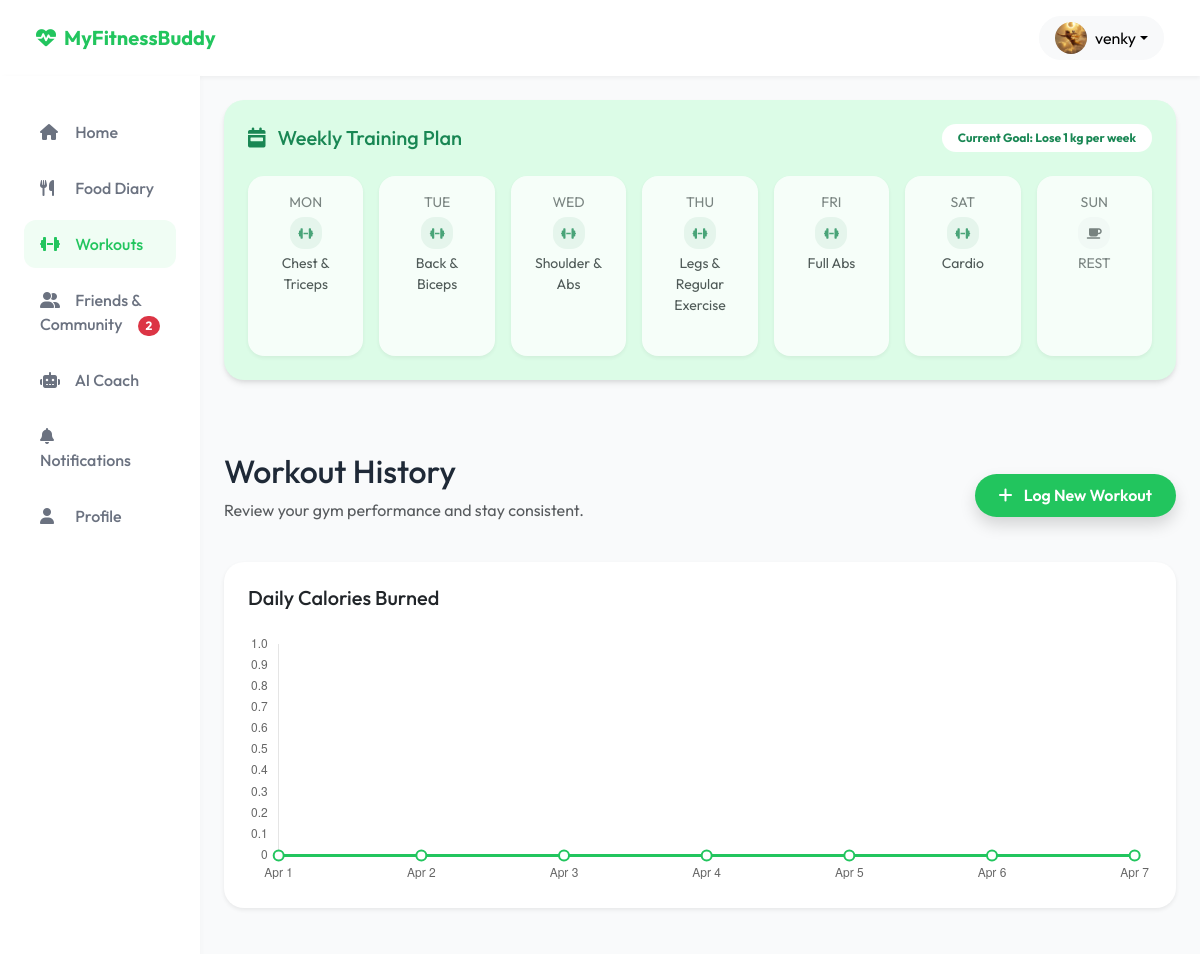
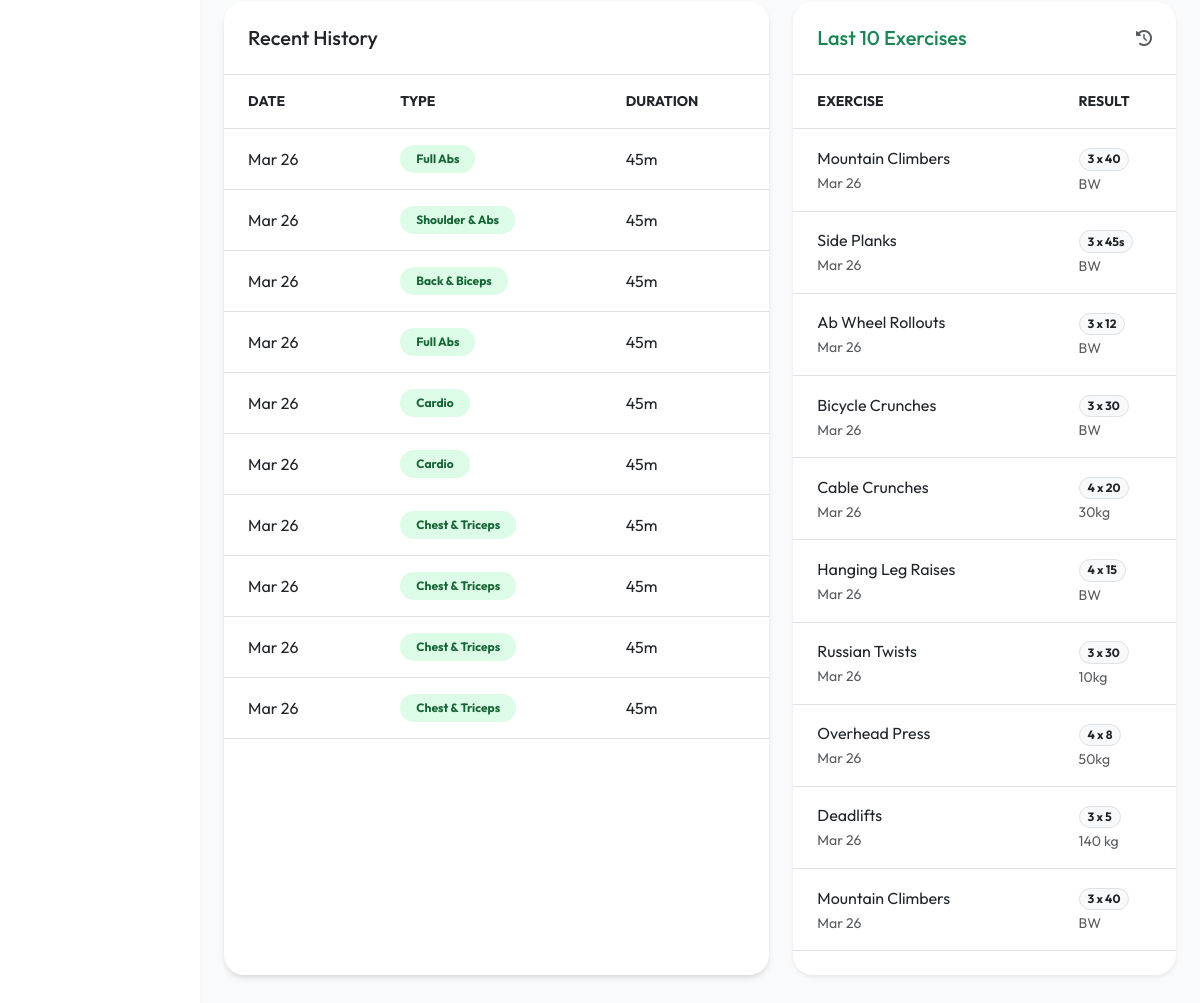
The app's page /workout/ (signed in), older data (2 pictures, top to bottom).
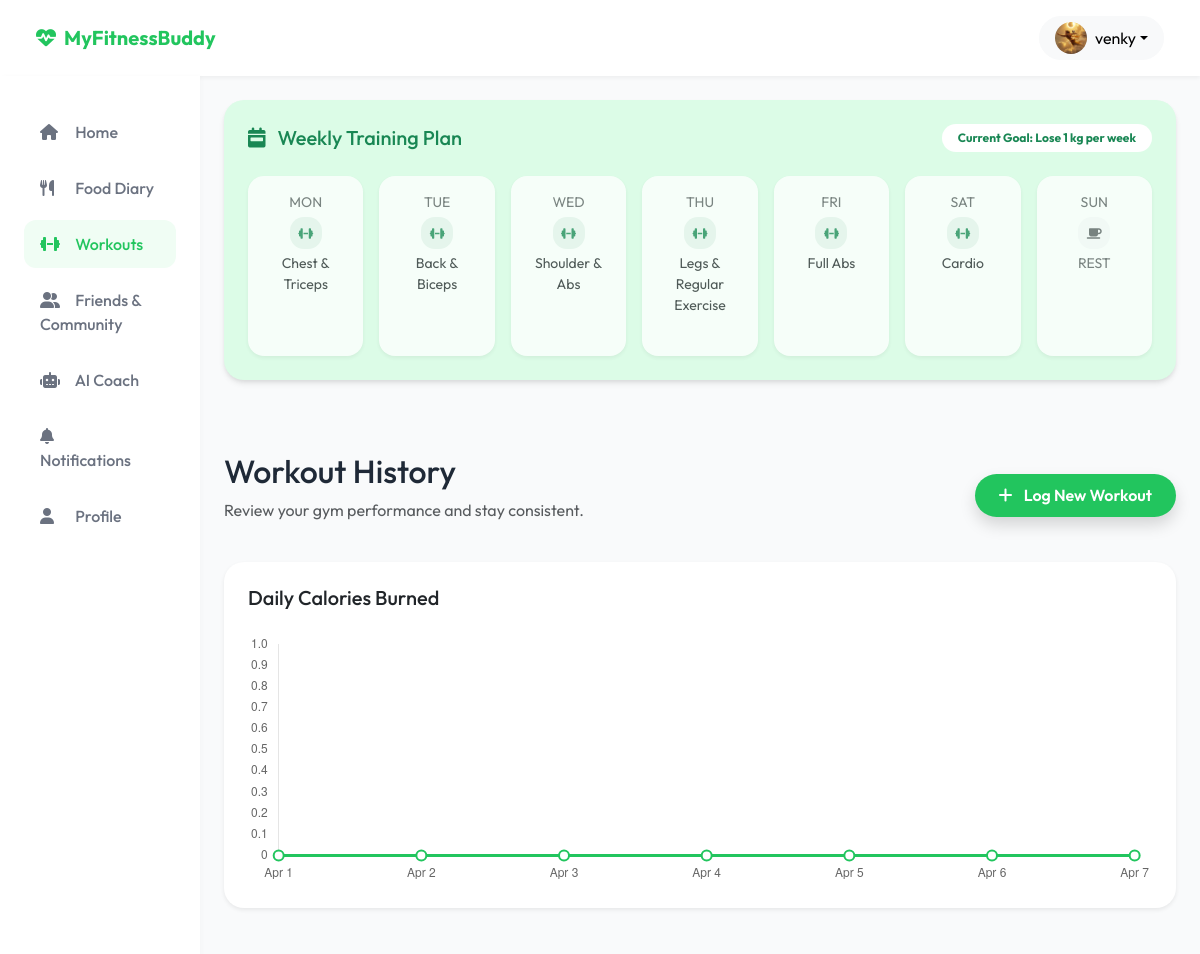
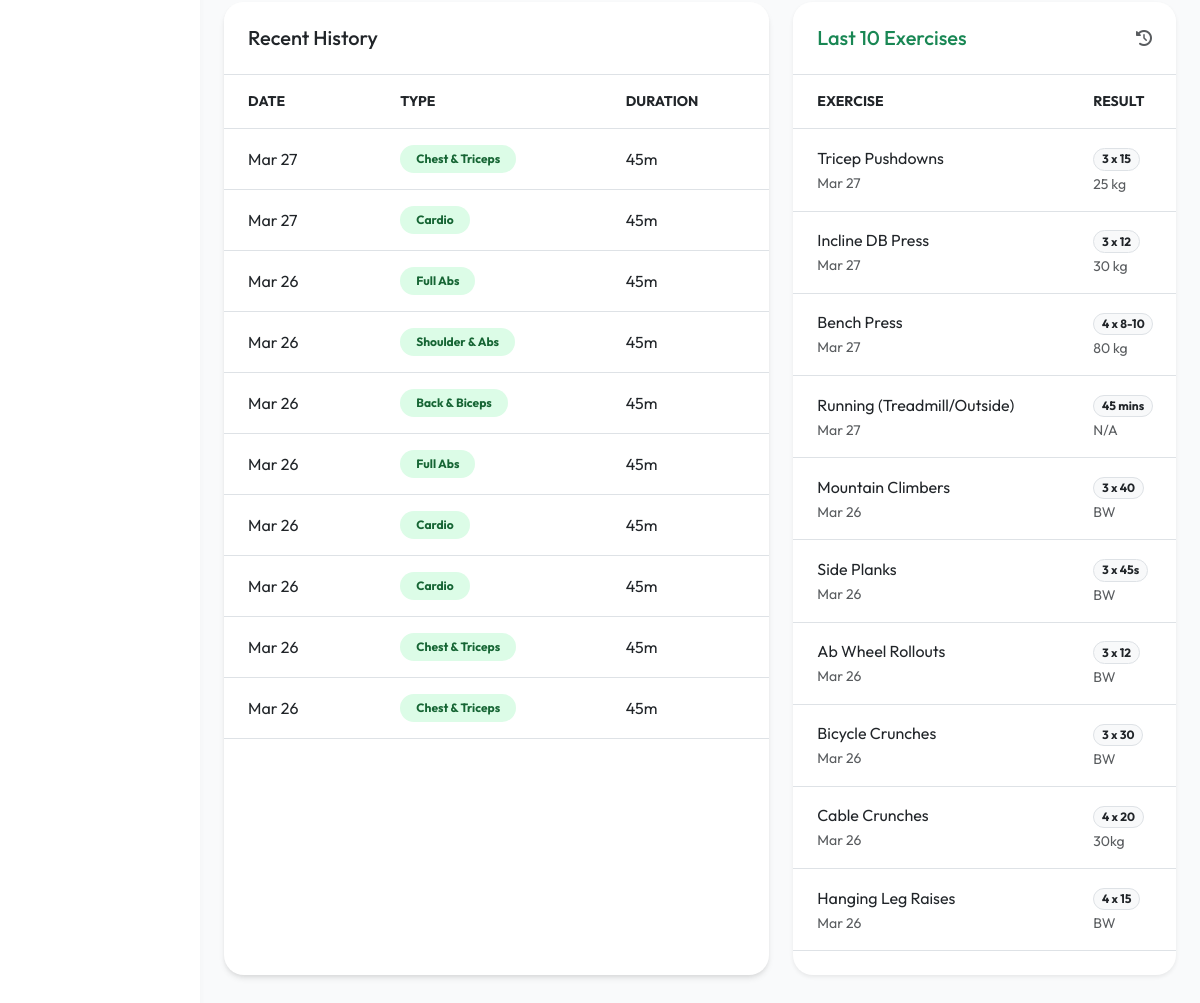
The same page, newer data (2 pictures, top to bottom).
### diary/models.py (models this page shows, shortened)
class UserWeeklySchedule(models.Model):
    DAYS_OF_WEEK = [
        (0, 'Monday'),
        (1, 'Tuesday'),
        (2, 'Wednesday'),
        (3, 'Thursday'),
        (4, 'Friday'),
        (5, 'Saturday'),
        (6, 'Sunday'),
    ]
    user = models.ForeignKey(settings.AUTH_USER_MODEL, on_delete=models.CASCADE, related_name='weekly_schedules')
    day_of_week = models.IntegerField(choices=DAYS_OF_WEEK)
    template = models.ForeignKey(WorkoutTemplate, on_delete=models.SET_NULL, null=True, blank=True)
    is_rest_day = models.BooleanField(default=False)
    class Meta:
        unique_together = ('user', 'day_of_week')
        ordering = ['day_of_week']

class WorkoutTemplate(models.Model):
    name = models.CharField(max_length=100)
    description = models.TextField(blank=True)
    created_at = models.DateTimeField(auto_now_add=True)

class WorkoutLog(models.Model):
    user = models.ForeignKey(settings.AUTH_USER_MODEL, on_delete=models.CASCADE, related_name='workout_logs')
    date = models.DateField(default=timezone.now)
    workout_type = models.CharField(max_length=100)
    calories_burned = models.IntegerField(default=0)
    duration_minutes = models.IntegerField(default=0)
    created_at = models.DateTimeField(auto_now_add=True)

class ExerciseLogEntry(models.Model):
    workout = models.ForeignKey(WorkoutLog, on_delete=models.CASCADE, related_name='exercises')
    name = models.CharField(max_length=255)
    sets_reps = models.CharField(max_length=100)
    weight = models.CharField(max_length=100)
    is_completed = models.BooleanField(default=False)

### web/views.py (the view)
# urls.py: path('workout/', views.workout_view, name='workout'),
@login_required(login_url='login')
def workout_view(request):
    from web.forms import WorkoutLogForm
    from diary.models import WorkoutLog, ExerciseLogEntry, UserWeeklySchedule
    from users.models import DailyStats
    import json
    from django.utils import timezone
    if request.method == 'POST':
        form = WorkoutLogForm(request.POST)
        if form.is_valid():
            workout = form.save(commit=False)
            workout.user = request.user
            workout.save()
            stats, _ = DailyStats.objects.get_or_create(userid=request.user, date=workout.date)
            stats.save()
            profile = getattr(request.user, 'profile', None)
            if profile:
                profile.workouts_completed += 1
                profile.add_xp(50)
                profile.save()
            messages.success(request, "Workout logged successfully!")
            return redirect('workout')
        else:
            print(f"DEBUG: Form Errors: {form.errors}")
            if 'workout_type' in request.POST and 'exercises_list' in request.POST:
                print("DEBUG: Attempting manual save for session...")
                workout_date = request.POST.get('date') or timezone.now().date()
                workout = WorkoutLog.objects.create(
                    user=request.user,
                    date=workout_date,
                    workout_type=request.POST.get('workout_type', 'Workout'),
                    calories_burned=int(request.POST.get('calories_burned', 300)),
                    duration_minutes=int(request.POST.get('duration_minutes', 45))
                )
                exercises_data = json.loads(request.POST.get('exercises_list', '[]'))
                for ex in exercises_data:
                    if ex.get('completed'):
                        ExerciseLogEntry.objects.create(
                            workout=workout,
                            name=ex.get('name'),
                            sets_reps=ex.get('sets_reps', '3x10'),
                            weight=ex.get('weight', '0kg'),
                            is_completed=True
                        )
                stats, _ = DailyStats.objects.get_or_create(userid=request.user, date=workout.date)
                stats.save()
                profile = request.user.profile
                profile.workouts_completed += 1
                profile.add_xp(50)
                profile.save()
                messages.success(request, "Workout logged successfully!")
                return redirect('workout')
            messages.error(request, "Error logging workout. Please check the form.") # Added error message for invalid form
    else:
        form = WorkoutLogForm()
    workouts = WorkoutLog.objects.filter(user=request.user).order_by('-date', '-created_at')
    schedule = UserWeeklySchedule.objects.filter(user=request.user).select_related('template').prefetch_related('template__exercises').order_by('day_of_week')
    recent_exercises = ExerciseLogEntry.objects.filter(workout__user=request.user, is_completed=True).order_by('-workout__date', '-id')[:10]
    recent_exercises_list = list(recent_exercises)
    if not schedule.exists() or schedule.filter(is_rest_day=False).count() < 6:
        initialize_default_workout_plan(request.user)
        schedule = UserWeeklySchedule.objects.filter(user=request.user).select_related('template').prefetch_related('template__exercises').order_by('day_of_week')
    from datetime import timedelta, date
    today_date = date.today()
    chart_data = []
    for i in range(6, -1, -1):
        target_date_c = today_date - timedelta(days=i)
        daily_burned = WorkoutLog.objects.filter(user=request.user, date=target_date_c).aggregate(
            total=Sum('calories_burned')
        )['total'] or 0
        chart_data.append({
            'date': target_date_c.strftime("%M %j"), # Format for template
            'display_date': target_date_c,
            'calories_burned': daily_burned
        })
    context = {
        'workouts': workouts,
        'form': form,
        'schedule': schedule,
        'recent_exercises': recent_exercises_list,
        'chart_data': chart_data,
    }
    return render(request, 'web/workout.html', context)

### web/context_processors.py (called while the page is built)
def social_context(request):
    if request.user.is_authenticated:
        pending_count = FriendRequest.objects.filter(receiver=request.user, status='pending').count()
        return {
            'pending_friend_requests_count': pending_count
        }
    return {
        'pending_friend_requests_count': 0
    }

### templates/web/workout.html (shortened to what the changed rows need)
{% extends 'web/base.html' %}
{% block content %}
<div class="row mb-5">
    <div class="col-12">
        <div class="card p-4 border-0 bg-green-soft">
            <div class="row g-3">
                {% for day in schedule %}
                <div class="col">
                    <div class="card h-100 p-3 text-center border-0 shadow-sm cursor-pointer hover-scale {% if day.day_of_week == today.weekday %}border border-success bg-white{% else %}opacity-75{% endif %}"
                         style="border-radius: 16px; cursor: pointer;"
                         onclick='openWorkoutSession("{{ day.get_day_of_week_display }}", "{{ day.template.name|default:"General" }}", {{ day.is_rest_day|lower }},
                            [{% for ex in day.template.exercises.all %}{"name": "{{ ex.name|escapejs }}", "sets_reps": "{{ ex.sets_reps|escapejs }}", "weight": "{{ ex.weight|escapejs }}"}{% if not forloop.last %},{% endif %}{% endfor %}]
                         )'>
                        <span class="text-muted small font-weight-bold mb-1">{{ day.get_day_of_week_display|slice:":3"|upper }}</span>
                        {% if day.is_rest_day %}
                        <div class="stats-icon bg-light mx-auto mb-1" style="width: 32px; height: 32px;">
                            <i class="fas fa-coffee fa-xs text-muted"></i>
                        </div>
                        <span class="small font-weight-bold text-muted">REST</span>
                        {% else %}
                        <div class="stats-icon bg-success bg-opacity-10 mx-auto mb-1" style="width: 32px; height: 32px;">
                            <i class="fas fa-dumbbell fa-xs text-success"></i>
                        </div>
                        <span class="small font-weight-bold text-dark">{{ day.template.name|default:"Workout" }}</span>
                        {% endif %}
                    </div>
                </div>
                {% endfor %}
            </div>
        </div>
    </div>
</div>
<div class="row align-items-center mb-4">
    <div class="col-md-8">
        <h1 class="h2 font-weight-bold">Workout History</h1>
    </div>
</div>
<div class="row">
    <div class="col-lg-7 mb-4">
        <div class="card p-0 overflow-hidden h-100">
            {% if workouts %}
            <div class="table-responsive">
                <table class="table table-hover mb-0">
                    <thead class="bg-light">
                        <tr class="text-muted small">
                            <th class="px-4 py-3">DATE</th>
                            <th class="py-3">TYPE</th>
                            <th class="py-3">DURATION</th>
                        </tr>
                    </thead>
                    <tbody>
                        {% for workout in workouts|slice:":10" %}
                        <tr class="align-middle">
                            <td class="px-4 py-3 font-weight-bold">{{ workout.date|date:"M j" }}</td>
                            <td class="py-3"><span class="badge bg-green-soft px-3 py-2 rounded-pill">{{ workout.workout_type }}</span></td>
                            <td class="py-3">{{ workout.duration_minutes }}m</td>
                        </tr>
                        {% endfor %}
                    </tbody>
                </table>
            </div>
            {% else %}
            <div class="text-center py-5">
                <p class="text-muted">No workouts found.</p>
            </div>
            {% endif %}
        </div>
    </div>
    <div class="col-lg-5 mb-4">
        <div class="card p-0 overflow-hidden h-100 border-0 shadow-sm">
            {% if recent_exercises %}
            <div class="table-responsive">
                <table class="table table-hover mb-0">
                    <thead class="bg-light">
                        <tr class="text-muted small">
                            <th class="px-4 py-3">EXERCISE</th>
                            <th class="py-3">RESULT</th>
                        </tr>
                    </thead>
                    <tbody>
                        {% for ex in recent_exercises %}
                        <tr class="align-middle">
                            <td class="px-4 py-3">
                                <span class="font-weight-bold d-block">{{ ex.name }}</span>
                                <small class="text-muted">{{ ex.workout.date|date:"M j" }}</small>
                            </td>
                            <td class="py-3">
                                <span class="badge bg-light text-dark border rounded-pill">{{ ex.sets_reps }}</span>
                                <br><small class="text-muted">{{ ex.weight }}</small>
                            </td>
                        </tr>
                        {% endfor %}
                    </tbody>
                </table>
            </div>
            {% else %}
            <div class="text-center py-5">
                <p class="text-muted small">Start a workout to see individual exercise history.</p>
            </div>
            {% endif %}
        </div>
    </div>
</div>
{% endblock %}

### templates/web/base.html (shortened to what this page needs)
<!DOCTYPE html>
<html lang="en">
<head>
    <link href="https://cdn.jsdelivr.net/npm/bootstrap@5.3.0/dist/css/bootstrap.min.css" rel="stylesheet">
    <link rel="stylesheet" href="https://cdnjs.cloudflare.com/ajax/libs/font-awesome/6.4.0/css/all.min.css">
</head>
<body>
    {% if not hide_nav %}
    <nav class="navbar navbar-expand-lg navbar-light">
        <div class="container-fluid">
            <a class="navbar-brand d-flex align-items-center" href="/">
                <i class="fas fa-heartbeat me-2"></i> MyFitnessBuddy
            </a>
            <div class="ms-auto d-flex align-items-center">
                {% if user.is_authenticated %}
                <div class="dropdown">
                    <button class="btn btn-light dropdown-toggle d-flex align-items-center" type="button" id="userMenu" data-bs-toggle="dropdown" aria-expanded="false" style="border-radius: 50px; padding: 5px 15px;">
                        <img src="{% if user.profile.profile_photo %}{{ user.profile.profile_photo.url }}{% else %}https://ui-avatars.com/api/?name={{ user.username }}&background=22C55E&color=fff{% endif %}" alt="Profile" class="rounded-circle me-2" style="width: 32px; height: 32px; object-fit: cover;">
                        <span class="d-none d-md-inline">{{ user.username }}</span>
                    </button>
                </div>
                {% else %}
                <a href="{% url 'login' %}" class="btn btn-outline-success me-2 rounded-pill px-4">Login</a>
                <a href="{% url 'signup' %}" class="btn btn-primary rounded-pill px-4">Signup</a>
                {% endif %}
            </div>
        </div>
    </nav>
    {% endif %}
    <div class="container-fluid">
        <div class="row">
            {% if user.is_authenticated and not hide_nav %}
            <div class="col-lg-2 sidebar">
                <div class="nav flex-column">
                    <a class="nav-link {% if request.resolver_match.url_name == 'dashboard' %}active{% endif %}" href="{% url 'dashboard' %}">
                        <i class="fas fa-home"></i> Home
                    </a>
                    <a class="nav-link {% if request.resolver_match.url_name == 'food' %}active{% endif %}" href="{% url 'food' %}">
                        <i class="fas fa-utensils"></i> Food Diary
                    </a>
                    <a class="nav-link {% if request.resolver_match.url_name == 'workout' %}active{% endif %}" href="{% url 'workout' %}">
                        <i class="fas fa-dumbbell"></i> Workouts
                    </a>
                    <a class="nav-link {% if request.resolver_match.url_name == 'friends' %}active{% endif %}" href="{% url 'friends' %}">
                        <i class="fas fa-user-friends"></i> Friends & Community
                        {% if pending_friend_requests_count > 0 %}
                            <span class="badge bg-danger rounded-pill float-end small mt-1">{{ pending_friend_requests_count }}</span>
                        {% endif %}
                    </a>
                    <a class="nav-link {% if request.resolver_match.url_name == 'ai_coach' %}active{% endif %}" href="{% url 'ai_coach' %}">
                        <i class="fas fa-robot"></i> AI Coach
                    </a>
                    <a class="nav-link {% if request.resolver_match.url_name == 'notifications' %}active{% endif %}" href="{% url 'notifications' %}">
                        <i class="fas fa-bell"></i> Notifications
                    </a>
                    <a class="nav-link {% if request.resolver_match.url_name == 'profile' %}active{% endif %}" href="{% url 'profile' %}">
                        <i class="fas fa-user"></i> Profile
                    </a>
                </div>
            </div>
            {% endif %}
            <main class="{% if user.is_authenticated and not hide_nav %}col-lg-10{% else %}col-12{% endif %} p-4">
                {% block content %}{% endblock %}
            </main>
        </div>
    </div>
</body>
</html>

Row changes from the older to the newer data that the page shows:
no longer on this page (row unchanged): WorkoutLog: date "Mar 26", workout_type "Chest & Triceps", duration_minutes "45"
no longer on this page (row unchanged): WorkoutLog: date "Mar 26", workout_type "Chest & Triceps", duration_minutes "45"
no longer on this page (row unchanged): ExerciseLogEntry: name "Russian Twists", workout "Mar 26", sets_reps "3 x 30", weight "10kg"
no longer on this page (row unchanged): ExerciseLogEntry: name "Overhead Press", workout "Mar 26", sets_reps "4 x 8", weight "50kg"
no longer on this page (row unchanged): ExerciseLogEntry: name "Deadlifts", workout "Mar 26", sets_reps "3 x 5", weight "140 kg"
no longer on this page (row unchanged): ExerciseLogEntry: name "Mountain Climbers", workout "Mar 26", sets_reps "3 x 40", weight "BW"
added WorkoutLog: date "Mar 27", workout_type "Chest & Triceps", duration_minutes "45"
added WorkoutLog: date "Mar 27", workout_type "Cardio", duration_minutes "45"
added ExerciseLogEntry: name "Tricep Pushdowns", workout "Mar 27", sets_reps "3 x 15", weight "25 kg"
added ExerciseLogEntry: name "Incline DB Press", workout "Mar 27", sets_reps "3 x 12", weight "30 kg"
added ExerciseLogEntry: name "Bench Press", workout "Mar 27", sets_reps "4 x 8-10", weight "80 kg"
added ExerciseLogEntry: name "Running (Treadmill/Outside)", workout "Mar 27", sets_reps "45 mins", weight "N/A"
Text that changed along with them:
{{ pending_friend_requests_count }}: "2" → (not shown)
